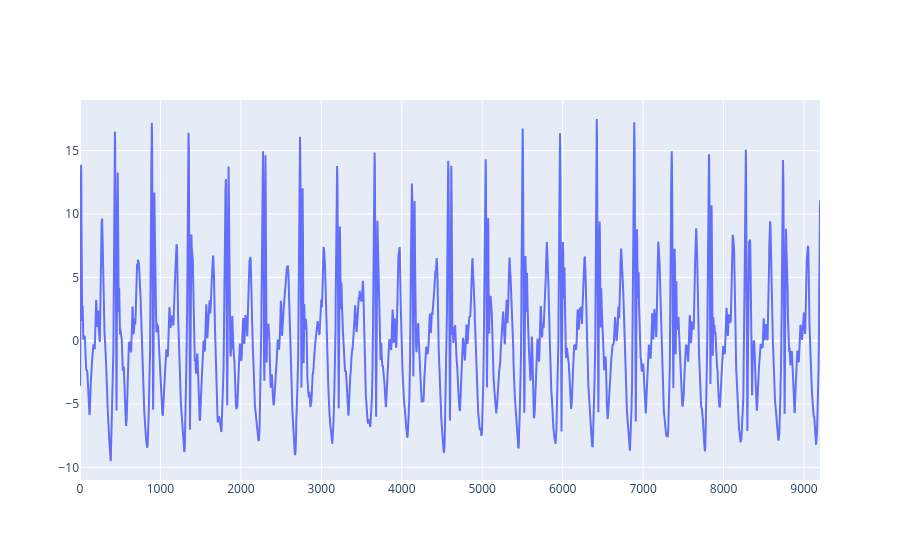

Notebook cell for this chart:
### Markdown cell above
## Запись ходьбы

Период 460 отсчётов и границы отрезка заданы вручную.

### Code cell
x_acc, t = prepare_time_series('./data/long_walk_100_acc.csv')

dt = 460*20
x_acc = x_acc[7220:7220+dt]
fig = go.Figure()
fig.add_scatter(y = x_acc, mode='lines', name='x_acc')
fig.show()

### Figure 1 — Plotly figure (JSON) as saved in the notebook; plotly's stock layout.template omitted (floating-point values rounded to 4 significant figures; data arrays with more than 128 entries replaced by an {"elided": "..."} marker saying what was removed)
{"data": [{"mode": "lines", "name": "x_acc", "type": "scatter", "y": {"elided": "9200 float values"}}], "layout": {}}
